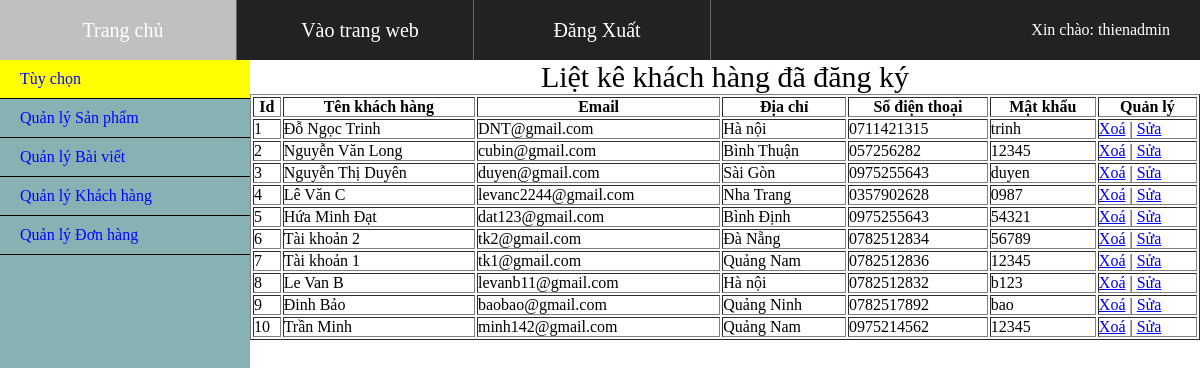
Page /admin/index.php?action=quanlykhachhang&query=lietke (signed in) on the committed database.
### tables this page shows
CREATE TABLE IF NOT EXISTS `bangdangky` (
  `id_khachhang` int(10) NOT NULL AUTO_INCREMENT,
  `tenkhachhang` varchar(100) NOT NULL,
  `email` varchar(60) NOT NULL,
  `diachi` varchar(60) NOT NULL,
  `matkhau` varchar(60) NOT NULL,
  `dienthoai` varchar(60) NOT NULL,
  PRIMARY KEY (`id_khachhang`)
);

### admin/pages/quanlykhachhang/lietke.php (the view)
<?php
	$sql_lietke_sp = "SELECT * FROM bangdangky ORDER BY id_khachhang DESC";
	$query_lietke_sp = mysqli_query($mysqli,$sql_lietke_sp);
?>
<p style="font-size:30px; text-align:center">Liệt kê khách hàng đã đăng ký</p>
<table style="width:100%" border="1" style="border-collapse: collapse;">
  <tr>
  	<th>Id</th>
    <th>Tên khách hàng</th>
    <th>Email</th>
    <th>Địa chỉ</th>
    <th>Số điện thoại</th>
    <th>Mật khẩu</th>
  	<th>Quản lý</th>
  </tr>
  <?php
  $i = 0;
  while($row = mysqli_fetch_array($query_lietke_sp)){
  	$i++;
  ?>
  <tr>
  	<td><?php echo $i ?></td>
    <td><?php echo $row['tenkhachhang'] ?></td>
    <td><?php echo $row['email'] ?></td>
    <td><?php echo $row['diachi'] ?></td>
    <td><?php echo $row['dienthoai'] ?></td>
    <td><?php echo $row['matkhau'] ?></td>
   	<td>
   		<a href="pages/quanlykhachhang/xuly.php?idkhachhang=<?php echo $row['id_khachhang'] ?>">Xoá</a> | <a href="?action=quanlykhachhang&query=sua&idkhachhang=<?php echo $row['id_khachhang'] ?>">Sửa</a>
   	</td>
  </tr>
  <?php
  }
  ?>
</table>

### admin/css/styleadmin.css (style rules this page uses)
* { padding: 0; margin: 0; box-sizing: border-box; }

### rows in the picture
bangdangky: tenkhachhang "Đỗ Ngọc Trinh", email "DNT@gmail.com", diachi "Hà nội", dienthoai "0711421315", matkhau "trinh"
bangdangky: tenkhachhang "Nguyễn Văn Long", email "cubin@gmail.com", diachi "Bình Thuận", dienthoai "057256282", matkhau "12345"
bangdangky: tenkhachhang "Nguyễn Thị Duyên", email "duyen@gmail.com", diachi "Sài Gòn", dienthoai "0975255643", matkhau "duyen"
bangdangky: tenkhachhang "Lê Văn C", email "levanc2244@gmail.com", diachi "Nha Trang", dienthoai "0357902628", matkhau "0987"
bangdangky: tenkhachhang "Hứa Minh Đạt", email "dat123@gmail.com", diachi "Bình Định", dienthoai "0975255643", matkhau "54321"
bangdangky: tenkhachhang "Tài khoản 2", email "tk2@gmail.com", diachi "Đà Nẵng", dienthoai "0782512834", matkhau "56789"
bangdangky: tenkhachhang "Tài khoản 1", email "tk1@gmail.com", diachi "Quảng Nam", dienthoai "0782512836", matkhau "12345"
bangdangky: tenkhachhang "Le Van B", email "levanb11@gmail.com", diachi "Hà nội", dienthoai "0782512832", matkhau "b123"
bangdangky: tenkhachhang "Đinh Bảo", email "baobao@gmail.com", diachi "Quảng Ninh", dienthoai "0782517892", matkhau "bao"
bangdangky: tenkhachhang "Trần Minh", email "minh142@gmail.com", diachi "Quảng Nam", dienthoai "0975214562", matkhau "12345"

### other values in the picture
$_SESSION['login'] "thienadmin"
